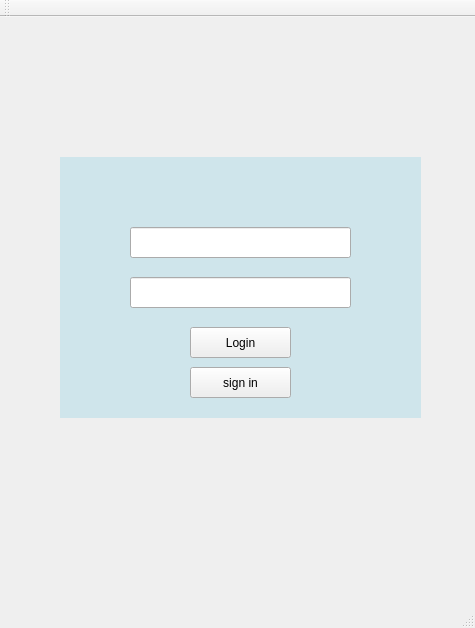
<?xml version="1.0" encoding="UTF-8"?>
<ui version="4.0">
 <class>loginClassClass</class>
 <widget class="QMainWindow" name="loginClassClass">
  <property name="geometry">
   <rect>
    <x>0</x>
    <y>0</y>
    <width>475</width>
    <height>628</height>
   </rect>
  </property>
  <property name="windowTitle">
   <string>loginClass</string>
  </property>
  <widget class="QWidget" name="centralWidget">
   <widget class="QLabel" name="label">
    <property name="geometry">
     <rect>
      <x>60</x>
      <y>140</y>
      <width>361</width>
      <height>261</height>
     </rect>
    </property>
    <property name="styleSheet">
     <string notr="true">background-color : rgb(207,229,235)</string>
    </property>
    <property name="text">
     <string/>
    </property>
   </widget>
   <widget class="QLabel" name="label_2">
    <property name="geometry">
     <rect>
      <x>170</x>
      <y>80</y>
      <width>141</width>
      <height>121</height>
     </rect>
    </property>
    <property name="text">
     <string/>
    </property>
    <property name="pixmap">
     <pixmap>../../../Desktop/UI.Zip/login_ui/log-in (1).png</pixmap>
    </property>
    <property name="scaledContents">
     <bool>true</bool>
    </property>
   </widget>
   <widget class="QLineEdit" name="lineEdit">
    <property name="geometry">
     <rect>
      <x>130</x>
      <y>210</y>
      <width>221</width>
      <height>31</height>
     </rect>
    </property>
   </widget>
   <widget class="QLineEdit" name="lineEdit_2">
    <property name="geometry">
     <rect>
      <x>130</x>
      <y>260</y>
      <width>221</width>
      <height>31</height>
     </rect>
    </property>
   </widget>
   <widget class="QPushButton" name="pushButton">
    <property name="geometry">
     <rect>
      <x>190</x>
      <y>310</y>
      <width>101</width>
      <height>31</height>
     </rect>
    </property>
    <property name="text">
     <string>Login</string>
    </property>
   </widget>
   <widget class="QPushButton" name="pushButton_2">
    <property name="geometry">
     <rect>
      <x>190</x>
      <y>350</y>
      <width>101</width>
      <height>31</height>
     </rect>
    </property>
    <property name="text">
     <string>sign in</string>
    </property>
   </widget>
  </widget>
  <widget class="QMenuBar" name="menuBar">
   <property name="geometry">
    <rect>
     <x>0</x>
     <y>0</y>
     <width>475</width>
     <height>22</height>
    </rect>
   </property>
  </widget>
  <widget class="QToolBar" name="mainToolBar">
   <attribute name="toolBarArea">
    <enum>TopToolBarArea</enum>
   </attribute>
   <attribute name="toolBarBreak">
    <bool>false</bool>
   </attribute>
  </widget>
  <widget class="QStatusBar" name="statusBar"/>
 </widget>
 <layoutdefault spacing="6" margin="11"/>
 <resources/>
 <connections>
  <connection>
   <sender>pushButton</sender>
   <signal>clicked()</signal>
   <receiver>loginClassClass</receiver>
   <slot>change_select_ui()</slot>
   <hints>
    <hint type="sourcelabel">
     <x>274</x>
     <y>360</y>
    </hint>
    <hint type="destinationlabel">
     <x>262</x>
     <y>498</y>
    </hint>
   </hints>
  </connection>
 </connections>
 <slots>
  <slot>change_select_ui()</slot>
 </slots>
</ui>
